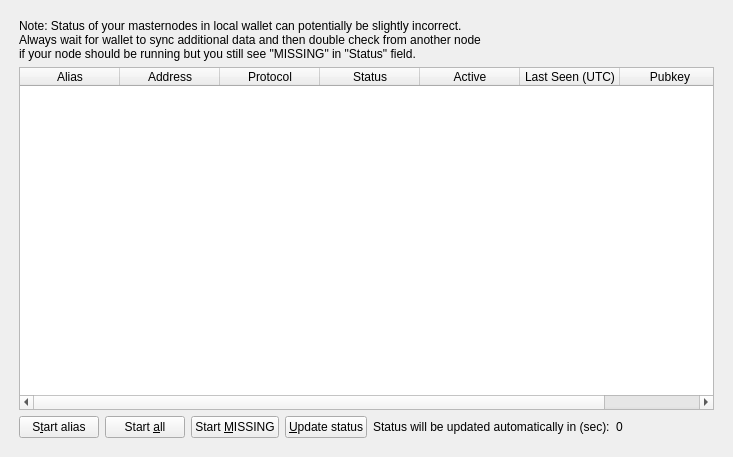
<?xml version="1.0" encoding="UTF-8"?>
<ui version="4.0">
 <class>MasternodeList</class>
 <widget class="QWidget" name="MasternodeList">
  <property name="geometry">
   <rect>
    <x>0</x>
    <y>0</y>
    <width>723</width>
    <height>457</height>
   </rect>
  </property>
  <property name="windowTitle">
   <string>Form</string>
  </property>
  <layout class="QVBoxLayout" name="topLayout">
   <property name="leftMargin">
    <number>10</number>
   </property>
   <property name="topMargin">
    <number>10</number>
   </property>
   <property name="rightMargin">
    <number>10</number>
   </property>
   <property name="bottomMargin">
    <number>10</number>
   </property>
    <item>
     <widget class="QWidget" name="tabMyMasternodes">
      <attribute name="title">
       <string>My Masternodes</string>
      </attribute>
      <layout class="QGridLayout" name="gridLayout_2">
       <item row="0" column="0">
        <layout class="QVBoxLayout" name="verticalLayout_2">
         <property name="bottomMargin">
          <number>0</number>
         </property>
         <item>
          <layout class="QHBoxLayout" name="horizontalLayout_note">
           <property name="bottomMargin">
            <number>0</number>
           </property>
           <item>
            <widget class="QLabel" name="updateNote">
             <property name="text">
              <string>Note: Status of your masternodes in local wallet can potentially be slightly incorrect.&lt;br /&gt;Always wait for wallet to sync additional data and then double check from another node&lt;br /&gt;if your node should be running but you still see &quot;MISSING&quot; in &quot;Status&quot; field.</string>
             </property>
            </widget>
           </item>
          </layout>
         </item>
         <item>
          <widget class="QTableWidget" name="tableWidgetMyMasternodes">
           <property name="minimumSize">
            <size>
             <width>695</width>
             <height>0</height>
            </size>
           </property>
           <property name="palette">
            <palette>
             <active>
              <colorrole role="Text">
               <brush brushstyle="SolidPattern">
                <color alpha="255">
                 <red>51</red>
                 <green>51</green>
                 <blue>51</blue>
                </color>
               </brush>
              </colorrole>
             </active>
             <inactive>
              <colorrole role="Text">
               <brush brushstyle="SolidPattern">
                <color alpha="255">
                 <red>51</red>
                 <green>51</green>
                 <blue>51</blue>
                </color>
               </brush>
              </colorrole>
             </inactive>
             <disabled>
              <colorrole role="Text">
               <brush brushstyle="SolidPattern">
                <color alpha="255">
                 <red>85</red>
                 <green>85</green>
                 <blue>85</blue>
                </color>
               </brush>
              </colorrole>
             </disabled>
            </palette>
           </property>
           <property name="editTriggers">
            <set>QAbstractItemView::NoEditTriggers</set>
           </property>
           <property name="alternatingRowColors">
            <bool>true</bool>
           </property>
           <property name="selectionMode">
            <enum>QAbstractItemView::SingleSelection</enum>
           </property>
           <property name="selectionBehavior">
            <enum>QAbstractItemView::SelectRows</enum>
           </property>
           <property name="sortingEnabled">
            <bool>true</bool>
           </property>
           <attribute name="horizontalHeaderStretchLastSection">
            <bool>true</bool>
           </attribute>
           <attribute name="ResizeMode">
            <enum>QHeaderView::Interactive</enum>
           </attribute>
           <column>
            <property name="text">
             <string>Alias</string>
            </property>
           </column>
           <column>
            <property name="text">
             <string>Address</string>
            </property>
           </column>
           <column>
            <property name="text">
             <string>Protocol</string>
            </property>
           </column>
           <column>
            <property name="text">
             <string>Status</string>
            </property>
           </column>
           <column>
            <property name="text">
             <string>Active</string>
            </property>
           </column>
           <column>
            <property name="text">
             <string>Last Seen (UTC)</string>
            </property>
           </column>
           <column>
            <property name="text">
             <string>Pubkey</string>
            </property>
           </column>
          </widget>
         </item>
         <item>
          <layout class="QHBoxLayout" name="horizontalLayout_5">
           <property name="bottomMargin">
            <number>0</number>
           </property>
           <item>
            <widget class="QPushButton" name="startButton">
             <property name="text">
              <string>S&amp;tart alias</string>
             </property>
            </widget>
           </item>
           <item>
            <widget class="QPushButton" name="startAllButton">
             <property name="text">
              <string>Start &amp;all</string>
             </property>
            </widget>
           </item>
           <item>
            <widget class="QPushButton" name="startMissingButton">
             <property name="text">
              <string>Start &amp;MISSING</string>
             </property>
            </widget>
           </item>
           <item>
            <widget class="QPushButton" name="UpdateButton">
             <property name="text">
              <string>&amp;Update status</string>
             </property>
            </widget>
           </item>
           <item>
            <widget class="QLabel" name="autoupdate_label">
             <property name="text">
              <string>Status will be updated automatically in (sec):</string>
             </property>
            </widget>
           </item>
           <item>
            <widget class="QLabel" name="secondsLabel">
             <property name="text">
              <string>0</string>
             </property>
            </widget>
           </item>
           <item>
            <spacer name="horizontalSpacer_5">
             <property name="orientation">
              <enum>Qt::Horizontal</enum>
             </property>
             <property name="sizeHint" stdset="0">
              <size>
               <width>40</width>
               <height>20</height>
              </size>
             </property>
            </spacer>
           </item>
          </layout>
         </item>
        </layout>
       </item>
      </layout>
     </widget>
    </item>
  </layout>
 </widget>
 <resources/>
 <connections/>
</ui>
